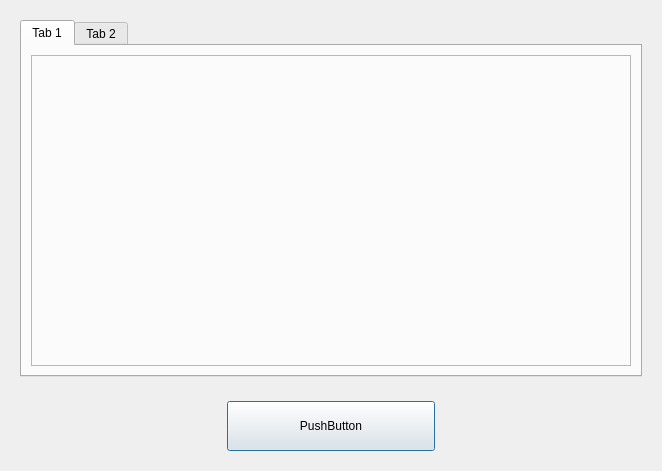
<?xml version="1.0" encoding="UTF-8"?>
<ui version="4.0">
 <class>Dialog</class>
 <widget class="QDialog" name="Dialog">
  <property name="geometry">
   <rect>
    <x>0</x>
    <y>0</y>
    <width>662</width>
    <height>471</height>
   </rect>
  </property>
  <property name="windowTitle">
   <string>Dialog</string>
  </property>
  <layout class="QGridLayout" name="gridLayout">
   <item row="1" column="0">
    <widget class="QFrame" name="frame">
     <property name="frameShape">
      <enum>QFrame::NoFrame</enum>
     </property>
     <property name="frameShadow">
      <enum>QFrame::Raised</enum>
     </property>
     <layout class="QGridLayout" name="gridLayout_2">
      <item row="0" column="0">
       <widget class="QTabWidget" name="tabWidget">
        <widget class="QWidget" name="tab">
         <attribute name="title">
          <string>Tab 1</string>
         </attribute>
         <layout class="QGridLayout" name="gridLayout_3">
          <item row="0" column="0">
           <widget class="QFrame" name="frame_3">
            <property name="frameShape">
             <enum>QFrame::StyledPanel</enum>
            </property>
            <property name="frameShadow">
             <enum>QFrame::Raised</enum>
            </property>
           </widget>
          </item>
         </layout>
        </widget>
        <widget class="QWidget" name="tab_2">
         <attribute name="title">
          <string>Tab 2</string>
         </attribute>
        </widget>
       </widget>
      </item>
     </layout>
    </widget>
   </item>
   <item row="2" column="0">
    <widget class="QFrame" name="frame_2">
     <property name="frameShape">
      <enum>QFrame::NoFrame</enum>
     </property>
     <property name="frameShadow">
      <enum>QFrame::Raised</enum>
     </property>
     <layout class="QGridLayout" name="gridLayout_4">
      <item row="0" column="1">
       <widget class="QPushButton" name="pushButton">
        <property name="sizePolicy">
         <sizepolicy hsizetype="Expanding" vsizetype="Preferred">
          <horstretch>0</horstretch>
          <verstretch>0</verstretch>
         </sizepolicy>
        </property>
        <property name="minimumSize">
         <size>
          <width>0</width>
          <height>50</height>
         </size>
        </property>
        <property name="text">
         <string>PushButton</string>
        </property>
       </widget>
      </item>
      <item row="0" column="0">
       <spacer name="horizontalSpacer">
        <property name="orientation">
         <enum>Qt::Horizontal</enum>
        </property>
        <property name="sizeHint" stdset="0">
         <size>
          <width>40</width>
          <height>20</height>
         </size>
        </property>
       </spacer>
      </item>
      <item row="0" column="2">
       <spacer name="horizontalSpacer_2">
        <property name="orientation">
         <enum>Qt::Horizontal</enum>
        </property>
        <property name="sizeHint" stdset="0">
         <size>
          <width>40</width>
          <height>20</height>
         </size>
        </property>
       </spacer>
      </item>
     </layout>
    </widget>
   </item>
  </layout>
 </widget>
 <resources/>
 <connections/>
</ui>
